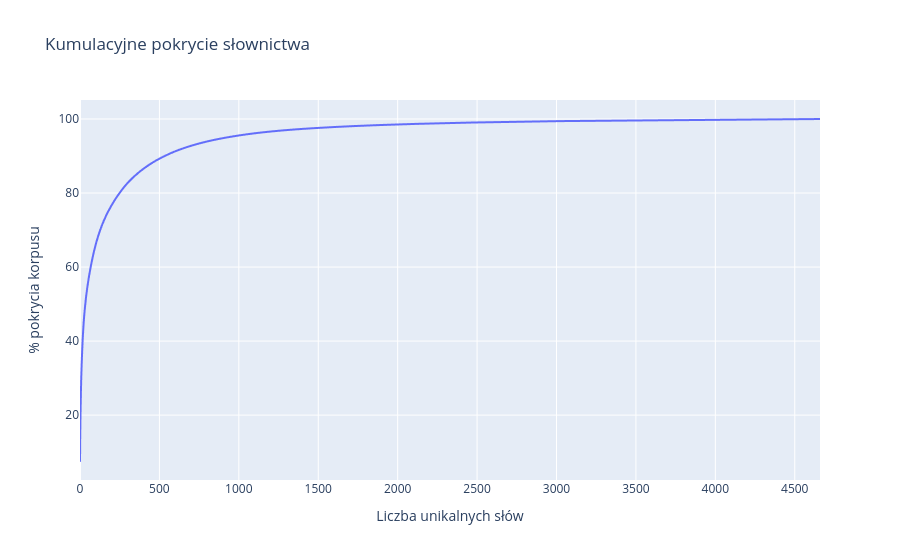

The code cell stored with this chart in its notebook:
### Markdown cell above
### Pokrycie słownictwa

### Code cell
total_words = sum(word_freq.values())
cumsum = 0
for i, (word, count) in enumerate(word_freq.most_common(), 1):
    cumsum += count
    if cumsum / total_words >= 0.5:
        print(f"50% pokrycia: top {i} słów")
        break

cumsum = 0
for i, (word, count) in enumerate(word_freq.most_common(), 1):
    cumsum += count
    if cumsum / total_words >= 0.9:
        print(f"90% pokrycia: top {i} słów")
        break

cum_df = pd.DataFrame(word_freq.most_common(), columns=["word", "count"])
cum_df["cumulative"] = cum_df["count"].cumsum() / total_words * 100
fig = px.line(cum_df, y="cumulative", title="Kumulacyjne pokrycie słownictwa",
              labels={"index": "Liczba unikalnych słów", "cumulative": "% pokrycia korpusu"})
fig.show()

### Figure 1 — Plotly figure (JSON) as saved in the notebook; plotly's stock layout.template omitted (floating-point values rounded to 4 significant figures; data arrays with more than 128 entries replaced by an {"elided": "..."} marker saying what was removed)
{"data": [{"hovertemplate": "Liczba unikalnych słów=%{x}<br>% pokrycia korpusu=%{y}<extra></extra>", "legendgroup": "", "line": {"color": "#636efa", "dash": "solid"}, "marker": {"symbol": "circle"}, "mode": "lines", "name": "", "showlegend": false, "type": "scattergl", "x": {"elided": "4660 int values"}, "xaxis": "x", "y": {"elided": "4660 float values"}, "yaxis": "y"}], "layout": {"legend": {"tracegroupgap": 0}, "title": {"text": "Kumulacyjne pokrycie słownictwa"}, "xaxis": {"anchor": "y", "domain": [0, 1], "title": {"text": "Liczba unikalnych słów"}}, "yaxis": {"anchor": "x", "domain": [0, 1], "title": {"text": "% pokrycia korpusu"}}}}
